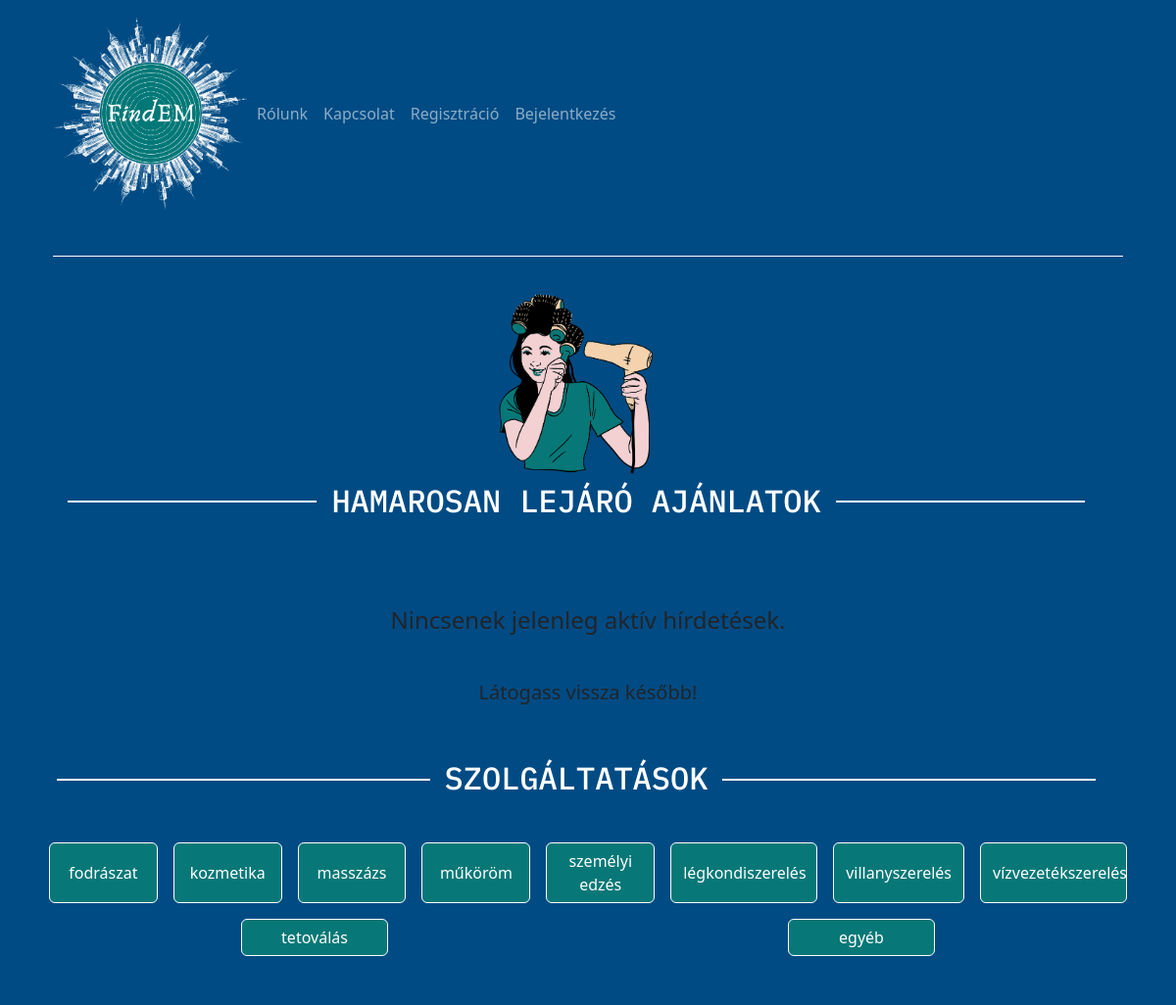
Before: / (upper part) with the older database file.
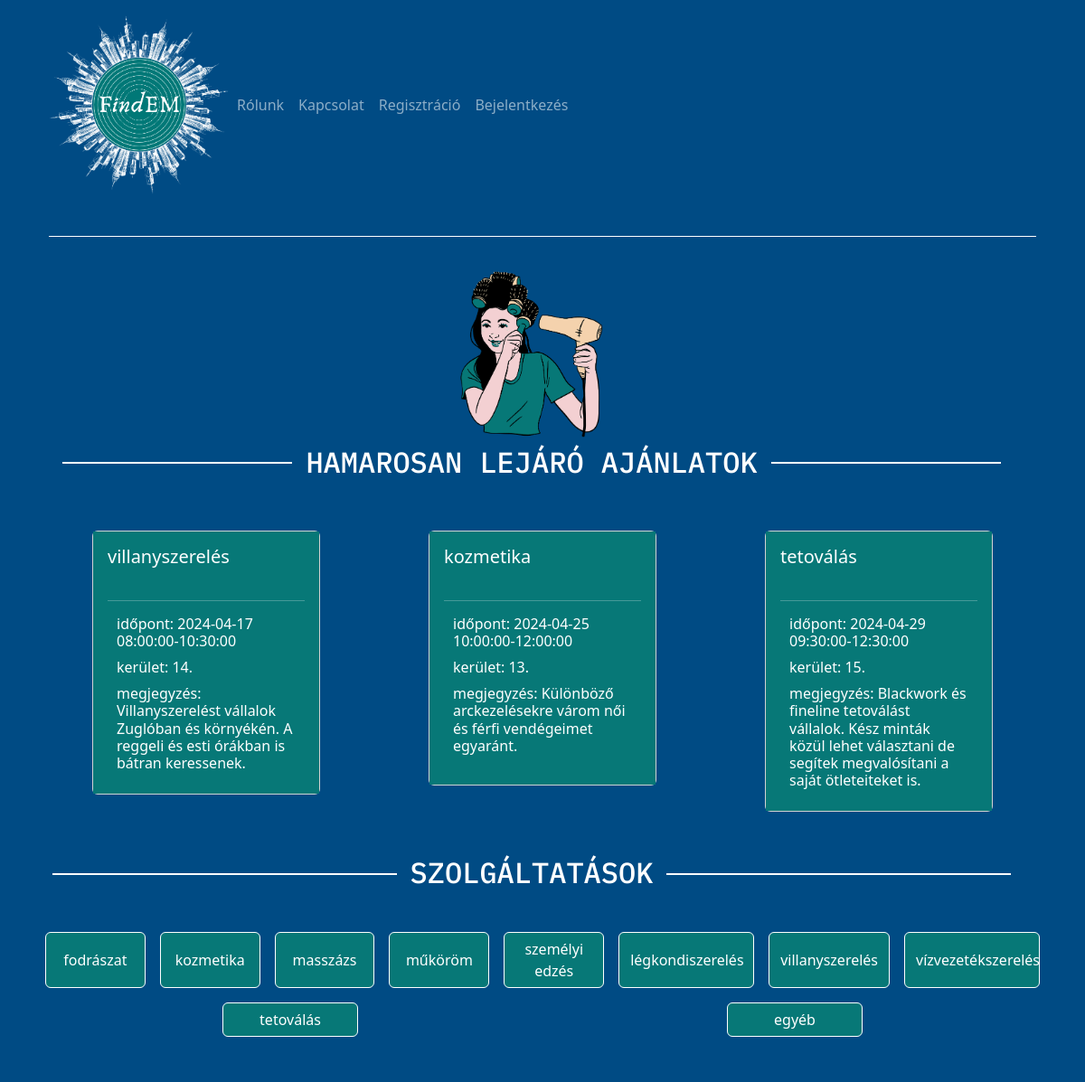
After: the same page with the newer database file.
### tables this page shows
CREATE TABLE `service_category` (
                                    `category_id` int(11) NOT NULL,
                                    `category_name` varchar(30) NOT NULL
);

CREATE TABLE `appointment` (
                               `appointment_id` int(11) NOT NULL,
                               `service_id` int(11) NOT NULL,
                               `status_id` int(11) NOT NULL,
                               `appointment_date` date NOT NULL,
                               `appointment_time` time NOT NULL,
                               `appointment_duration` float NOT NULL,
                               `appointment_fee` int(11) NOT NULL
);

CREATE TABLE `service` (
                           `service_id` int(11) NOT NULL,
                           `service_provider_id` int(11) NOT NULL,
                           `service_category_id` int(11) NOT NULL,
                           `service_name` varchar(30) NOT NULL,
                           `service_district` int(11) NOT NULL,
                           `service_address` varchar(50) NOT NULL,
                           `service_housenumber` varchar(5) NOT NULL,
                           `service_description` tinytext NOT NULL
);

### app/helpers/Helper.php (called while the page is built, shortened)
<?php
class Helper
{
    public static function setNav(): string
    {
        if (isset($_SESSION['user_role'])) {
            $nav = match ($_SESSION['user_role']) {
                2 => "provider_nav.php",
                1 => "seeker_nav.php",
                default => "guest_nav.php",
            };
        } else {
            $nav = "guest_nav.php";
        }
        return $nav;
    }
}

### app/controllers/HomeController.php (called while the page is built, shortened)
<?php
class HomeController
{
    public function index(): void
    {
        $service = new Service();
        $template = new Template(self::HOME_VIEW . '.php');
        $template->loadView([
            'services' => $service->loadCategories(),
            'appointments' => $service->loadAvailableAppointments(3),
            'message' => Helper::setFlashMessage(),
            'nav' => Helper::setNav(),
        ]);
    }
}

### core/Router.php (called while the page is built, shortened)
<?php
class Router
{
    public function match(): void
    {
        $method = 'index';
        $args = !empty($args) ? $args : [];
        $controller = new $controllerName();
        try {
            if (!method_exists($controller, $method)) {
                $wrongMethod = $method;
                $this->callNotFound($controller, $method);
                throw new \Exception("Method: " . $wrongMethod . " doesn't exist.");
            }
        } catch (\Exception $exception) {
            error_log($exception->getMessage(), 0);
        } finally {
            $args ? $controller->$method(...$args) : $controller->$method();
        }
    }
}

### index.php (called while the page is built, shortened)
<?php
$router = new Router();
$router->match();

### core/DatabaseHandler.php (called while the page is built, shortened)
<?php
class DatabaseHandler
{
    private string $host = DB_HOST;
    private string $user = DB_USER;
    private string $pass = DB_PASS;
    private string $dbname = DB_NAME;
    private \PDO $handler;
    private false|\PDOStatement $statement;
    public function __construct()
    {
        $connection = 'mysql:host=' . $this->host . ';dbname=' . $this->dbname;
        $options = [
            PDO::ATTR_PERSISTENT => true,
            PDO::ATTR_ERRMODE => PDO::ERRMODE_EXCEPTION,
        ];
        try {
            $this->handler = new PDO($connection, $this->user, $this->pass, $options);
        } catch (PDOException $e) {
            $this->error = $e->getMessage();
        }
    }
    public function query($query): void
    {
        $this->statement = $this->handler->prepare($query);
    }
    public function execute(): bool
    {
        return $this->statement->execute();
    }
    public function resultSet(): bool|array
    {
        $this->execute();
        return $this->statement->fetchAll(PDO::FETCH_ASSOC);
    }
}

### app/models/Service.php (called while the page is built, shortened)
<?php
class Service
{
    private DatabaseHandler $dbConn;
    public function __construct()
    {
        $this->dbConn = new DatabaseHandler();
    }
    public function loadCategories(): bool|array
    {
        $this->dbConn->query("SELECT * FROM service_category");
        return $this->dbConn->resultSet();
    }
    public function loadAvailableAppointments(int $limit = null): array
    {
        $sql = "SELECT service_category.category_name, appointment.appointment_id, appointment.appointment_date,
                        appointment.appointment_time, appointment.appointment_duration,  appointment.appointment_fee,
                        service.service_district, service.service_address, service.service_housenumber, service.service_provider_id,
                        service.service_description, service.service_name, service_category.category_id
                                    FROM appointment
                                        INNER JOIN service
                                            ON appointment.service_id=service.service_id
                                        INNER JOIN service_category
                                            ON service_category.category_id=service.service_category_id
                                    WHERE appointment.status_id = 1
                                      AND (appointment.appointment_date > CURDATE()
                                            OR (appointment.appointment_date = CURDATE()
		                                        AND appointment.appointment_time > TIME(DATE_ADD(NOW(), INTERVAL 2 HOUR))))
                                    ORDER BY appointment.appointment_date ASC";
        if ($limit !== null) {
            $sql .= " LIMIT $limit";
        }
        $this->dbConn->query($sql);
        $appointments = $this->dbConn->resultSet();
        return $this->calculateAppointmentTimeInArray($appointments);
    }
    public function calculateAppointmentTimeInArray(array $appointments): array
    {
        if (empty($appointments)) {
            return $appointments;
        }
        return $appointments;
    }
}

### app/views/home_view.php (the view, shortened to what this page needs)
<?php include 'inc/header.php'; ?>
<?php include 'inc/' . $nav; ?>
<div class="row col-12">
    <div class="d-inline-flex justify-content-center">
        <img class="servicesGif" src="/public/images/servicesGif.gif" alt="">
    </div>
    <div>
        <h2 class="text-center m-b-4 titles"><span>Hamarosan lejáró ajánlatok<span></h2>
    </div>
</div>
<div class="container">
    <div class="row gy-3 category-sort">
        <?php if (empty($appointments)): ?>
            <div class="text-center my-5">
                <h4 class="text-center my-5">Nincsenek jelenleg aktív hírdetések.</h4>
                <h5>Látogass vissza később!</h5>
            </div>
        <?php else: ?>
            <?php foreach ($appointments as $appointment): ?>
                <div class="col-md-4">
                    <div class="card m-5">
                        <div class="card-body">
                            <h5 class="card-title"><?php echo htmlentities($appointment['category_name']); ?></h5>
                            <hr>
                            <h6 class="card-subtitle mb-2 text-body-secondary">
                                <span>időpont: </span><?php echo htmlentities($appointment['appointmentTime']); ?></h6>
                            <h6 class="card-subtitle mb-2 text-body-secondary">
                                <span>kerület: </span><?php echo htmlentities($appointment['service_district']); ?>.</h6>
                            <h6 class="card-subtitle mb-2 text-body-secondary">
                                <span>megjegyzés: </span><?php echo htmlentities($appointment['service_description']); ?></h6>
                        </div>
                    </div>
                </div>
            <?php endforeach; ?>
        <?php endif; ?>
    </div>
</div>
<div>
    <div class="row col-12">
        <h2 class="text-center m-b-4 titles"><span>Szolgáltatások<span></h2>
    </div>
    <div class="container categoriesOnHomePage">
        <div class="row justify-content-around">
            <?php foreach ($services as $service): ?>
                <button class="btn btn-primary position-relative col m-2 serviceCategories"
                        onclick="sortCategoriesHome(<?php echo $service['category_id']; ?>);"><?php echo htmlentities($service['category_name']); ?></button>
            <?php endforeach; ?>
        </div>
    </div>
</div>
<?php include 'inc/footer.php'; ?>

### core/Template.php (shortened to what this page needs)
<?php
class Template
{
    private string $templatePath;
    public function __construct($fileName)
    {
        $this->templatePath = __DIR__ . '/../app/views/' . $fileName;
    }
    public function render(array $data = []) : string|false
    {
        include $this->templatePath;
        return ob_get_clean();
    }
    public function loadView(array $data = []) : void
    {
        echo $this->render($data);
    }
}

### app/views/inc/header.php (shortened to what this page needs)
<!DOCTYPE html>
<head>
    <html lang="hun">
    <link href="https://cdn.jsdelivr.net/npm/bootstrap@5.3.2/dist/css/bootstrap.min.css" rel="stylesheet"
>
    <link rel="stylesheet" href="/public/styles/style.css">
</head>
<body>

### app/views/inc/guest_nav.php (shortened to what this page needs)
<div class="container">
    <nav class="navbar navbar-expand-lg bg-primary p-0" data-bs-theme="dark">
        <div id="navbar" class="container-fluid py-3">
            <a href="#">
                <img id="findemLogo" src="/public/images/findem_logo.png" onclick="redirectToPage('/home')" alt="FindEM" class="img-fluid">
            </a>
            <div class="collapse navbar-collapse" id="navbarSupportedContent">
                <ul class="navbar-nav me-auto mb-2 mb-lg-0">
                    <li class="nav-item">
                        <a class="nav-link" href="#" onclick="redirectToPage('/about_us')">Rólunk</a>
                    </li>
                    <li class="nav-item">
                        <a class="nav-link" href="#" onclick="redirectToPage('/contact')">Kapcsolat</a>
                    </li>
                    <li class="nav-item">
                        <a class="nav-link" href="#" onclick="redirectToPage('/registration')">Regisztráció</a>
                    </li>
                    <li class="nav-item">
                        <a class="nav-link" href="#" onclick="redirectToPage('/login')">Bejelentkezés</a>
                    </li>
                </ul>
            </div>
        </div>
    </nav>
    <div class="container">
        <hr class="line">
    </div>

### app/views/inc/footer.php (shortened to what this page needs)
    </div>
</body>
</html>

### public/styles/style.css (style rules this page uses)
body { background-color: #004B84; opacity: 1; transition: opacity 0.5s ease-in-out; }
#navbar { background-color: #004B84; }
#findemLogo { width: 200px; }
.titles > span { background: #004B84; padding: 0 15px; }
.line { width: 100%; color: white; margin: 30px auto; position: center; background-color: white; opacity: 1; }
.servicesGif { max-width: 100%; height: auto; position: center; max-height: 200px; }
.card-body { background-color: #077877; color: white; min-height: 280px; }
.card-title { padding-bottom: 20px; }
.card-subtitle { color: white!important; margin: 10px; }
.categoriesOnHomePage { margin-top: 30px; margin-bottom: 50px; }
.serviceCategories { max-width: 150px; border: 1px solid white; }
.btn-primary { background-color: #077877; border: 1px solid white; }
.container { opacity: 1; transition: opacity 0.5s ease-in-out; }

Changed rows visible on the page:
added appointment: service_category.category_name "villanyszerelés", appointmentTime "2024-04-17 08:00:00-10:30:00", service.service_district "14", service.service_description "Villanyszerelést vállalok Zuglóban és környékén. A reggeli és esti órákban is bátran keressenek."
added appointment: service_category.category_name "kozmetika", appointmentTime "2024-04-25 10:00:00-12:00:00", service.service_district "13", service.service_description "Különböző arckezelésekre várom női és férfi vendégeimet egyaránt."
added appointment: service_category.category_name "tetoválás", appointmentTime "2024-04-29 09:30:00-12:30:00", service.service_district "15", service.service_description "Blackwork és fineline tetoválást vállalok. Kész minták közül lehet választani de segítek megvalósítani a saját ötleteiteket is."
Other visible differences:
text no longer shown: "Nincsenek jelenleg aktív hírdetések. Látogass vissza később!"
